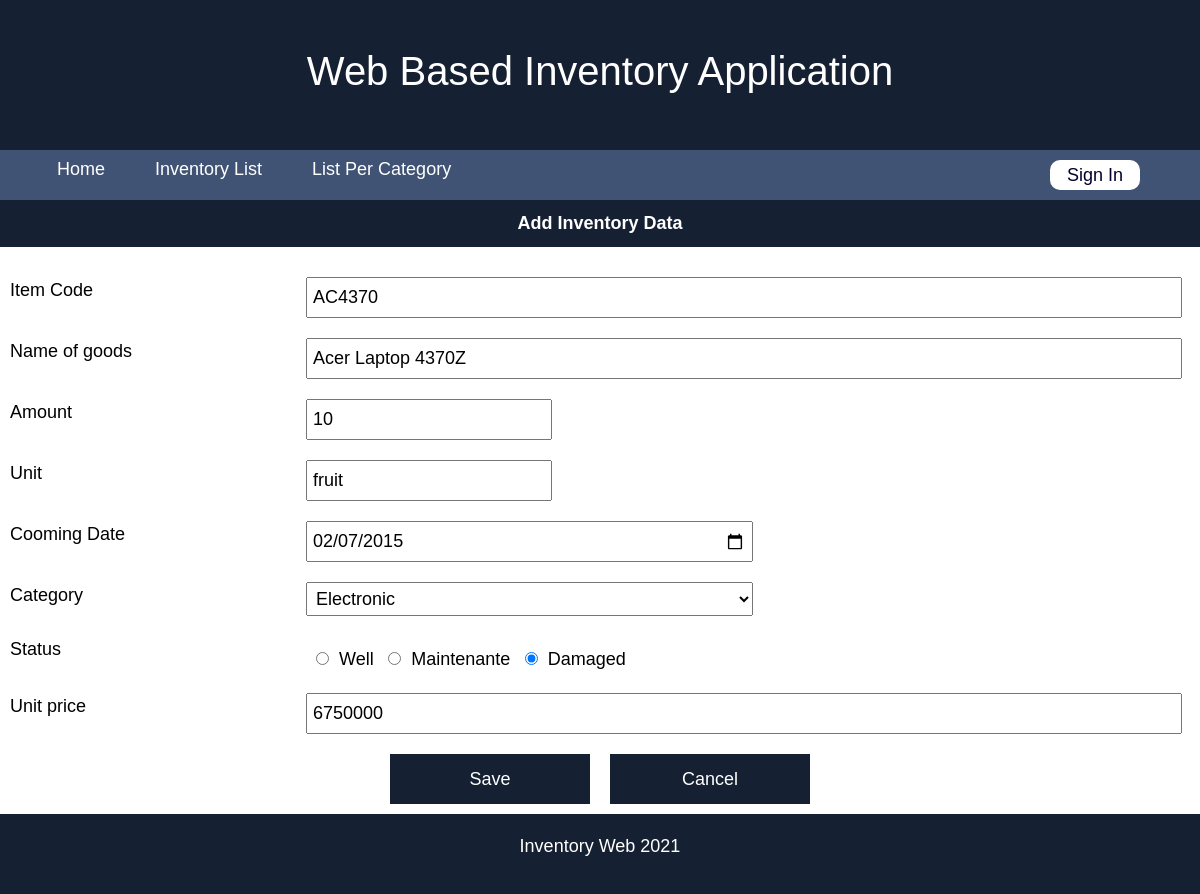
The page /edit-form.php?id=AC4370 on the database its author committed.
### tables this page shows
CREATE TABLE `inventory` (
  `item_id` varchar(10) NOT NULL,
  `item_name` varchar(30) NOT NULL,
  `amount` int(11) NOT NULL,
  `unit` varchar(15) NOT NULL,
  `arrival_date` date NOT NULL,
  `category` varchar(20) NOT NULL,
  `item_status` varchar(20) NOT NULL,
  `price` int(20) NOT NULL
);

### edit-form.php (the view, shortened to what this page needs)
<!DOCTYPE html>
<html lang="en">
<head>
    <link href="https://cdn.jsdelivr.net/npm/bootstrap@5.1.3/dist/css/bootstrap.min.css" rel="stylesheet">
    <link rel="stylesheet" href="css-add.css">
    <link rel="stylesheet" href="nav.css">
</head>
<body>
    <div class="header">
        <h1>Web Based Inventory Application</h1>
    </div>
    <div class="nav-container">
        <ul class="nav-item">
            <li><a href="home.php">Home</a></li>
            <li><a href="list-inventory.php">Inventory List</a></li>
            <li>
                <div class="dropdown">
                    <a href="">List Per Category</a>
                </div>
            </li>
        </ul>
        <?php
      if(empty($_SESSION['username'])){
        echo "<a href='login.php'><button class='sign-in'>Sign In</button></a>";
      }else{
        echo "<a href='logout.php'><button class='sign-in'>Logout</button></a>";
      }
    ?>
    </div>
    <?php
         $id = $_GET['id'];
         include 'db/connect.php';
         $sql = "SELECT * FROM inventory WHERE item_id = '$id';";
         $query = $connection->query($sql);
         if($query){
             $data = $query->fetch_object();
             $itemId = $data->item_id;
             $itemName = $data->item_name;
             $amount = $data->amount;
             $unit = $data->unit;
             $coming = $data->arrival_date;
             $category = $data->category;
             $itemStatus = $data->item_status;
             $price = $data->price;
         }else{
             header("location:list-inventory.php?edit=error");
         }
    ?>
    <div class="content-container">
        <div class="head-content">
            Add Inventory Data
        </div>
        <form action="check-edit.php?id=<?php echo $id ?>" method="post">
            <div class="row">
                <div class="col-3">
                    <label>Item Code</label>
                </div>
                <div class="col-9">
                    <input style="width:98%;" type="text" name="item_code" placeholder="Item code" value="<?php echo $itemId?>">
                </div>
            </div>
            <div class="row">
                <div class="col-3">
                    <label>Name of goods</label>
                </div>
                <div class="col-9">
                    <input style="width:98%;" type="text" name="name" placeholder="Name of goods" value="<?php echo $itemName?>">
                </div>
            </div>
            <div class="row">
                <div class="col-3">
                    <label >Amount</label>
                </div>
                <div class="col-9">
                    <input type="number" min="0" name="amount" placeholder="Amount" value="<?php echo $amount?>">
                </div>
            </div>
            <div class="row">
                <div class="col-3">
                    <label >Unit</label>
                </div>
                <div class="col-9">
                    <input type="text" name="unit" placeholder="Unit" value="<?php echo $unit?>">
                </div>
            </div>
            <div class="row">
                <div class="col-3">
                    <label >Cooming Date</label>
                </div>
                <div class="col-9">
                    <input style="width:50%;" type="date" name="coming_date" value="<?php echo $coming?>">
                </div>
            </div>
            <div class="row">
                <div class="col-3">
                    <label >Category</label>
                </div>
                <div class="col-9">
                <select name="category" style="width:50%;">
                    <option <?php
                        if($category=="Electronic"){
                            echo "selected";
                        }
                        ?>
                        value="Electronic">Electronic
                    </option>
                </select>
                </div>
            </div>
            <div class="row">
                <div class="col-3">
                    <label >Status</label>
                </div>
                <div class="col-9">
                <input
                    type="radio" id="well" name="status" value="Well"
                    <?php
                        if($itemStatus=="Well"){
                            echo "checked";
                        }
                    ?>
                    ><label for="well">Well</label>
		        <input
                    type="radio" id="maintenance" name="status" value="Maintenance"
                    <?php
                        if($itemStatus=="Maintenance"){
                            echo "checked";
                        }
                    ?>
                    ><label for="maintenance">Maintenante</label>
                <input
                    type="radio" id="damaged" name="status" value="Damaged"
                    <?php
                        if($itemStatus=="Damaged"){
                            echo "checked";
                        }
                    ?>
                    ><label for="damaged">Damaged</label>
                </div>
            </div>
            <div class="row">
                <div class="col-3">
                    <label>Unit price</label>
                </div>
                <div class="col-9">
                    <input style="width:98%;" type="number" name="price" placeholder="Unit Price" min="0" value="<?php echo $price?>">
                </div>
            </div>
            <div class="row btn-wrap" style="text-align: center;">
                <input class="btn-form" type="submit" name="submit" value="Save">
                <a class="btn-form" href="list-inventory.php">Cancel</a>
            </div>
        </form>
    </div>
    <div class="footer">
        <p>Inventory Web 2021</p>
    </div>
</body>
</html>

### css-add.css (style rules this page uses)
body { font-family: sans-serif; }
.content-container { width: 1200px; margin: 0 auto; background-color: white; color: black; text-align: left; }
.head-content { padding: 10px; margin-bottom: 20px; text-align: center; background: #162033; color: white; font-weight: 600; font-size: 18px; }
.content-container .col-9 { margin-top: 10px; margin-bottom: 10px; }
.content-container label { margin-top: 10px; padding-left: 10px; font-size: 18px; }
.content-container input, select, option { padding: 5px; font-size: 18px; }
.content-container input[type="radio"] { margin-left: 10px; }
.btn-wrap { display: flex; align-items: center; justify-content: center; }
.btn-form { width: 200px; height: 50px; border: 1px; background: #162033; color: white; text-decoration: none; margin: 10px 10px 10px 10px; font-size: 18px; }
.row a { display: flex; align-items: center; justify-content: center; }

### nav.css (style rules this page uses)
body { font-family: sans-serif; }
.header { display: flex; align-items: center; justify-content:center; width: 100%; height: 150px; background-color: #162033; color: white; text-align: center; font-size: 40px; font-weight: 600; }
.footer { display: flex; align-items: center; justify-content:center; width: 100%; height: 80px; background-color: #162033; color: white; text-align: center; font-size: 18px; }
.nav-container { background: #405375; width: 100%; margin: 0px; display: flex; align-items: center; justify-content: space-between; height: 50px; font-size: 18px; }
.nav-container ul { display: flex; }
.nav-item { padding-top: 5px; left: 0px; }
.nav-item li { list-style: none; margin-top: auto; }
.nav-item li a { color: white; text-decoration: none; padding: 10px 25px; }
.nav-item .dropdown { overflow: inherit; }
.sign-in { width: 90px; height: 30px; background: white; color: rgb(3, 0, 43); border-radius: 10px; border: none; text-align: center; text-decoration: none; display: inline-block; cursor: pointer; margin-right: 60px; font-size: 18px; }

### rows shown on the page
inventory: item_code "AC4370", name "Acer Laptop 4370Z", amount "10", unit "fruit", coming_date "02/07/2015", category "Electronic", item_status "☐ Well", item_status "☐ Maintenante", item_status "☑ Damaged", price "6750000"
